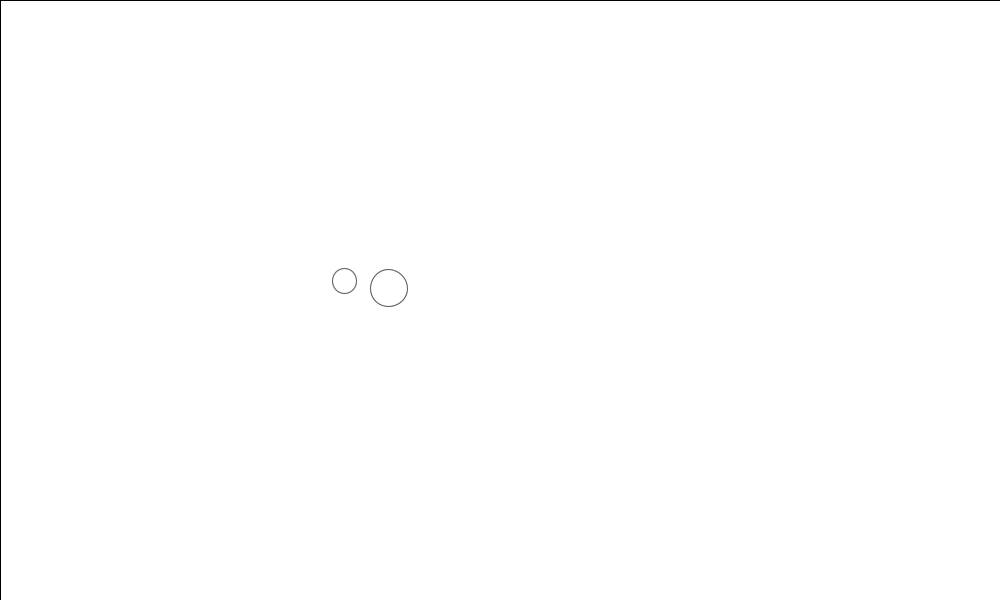
Frame 1 (no input)
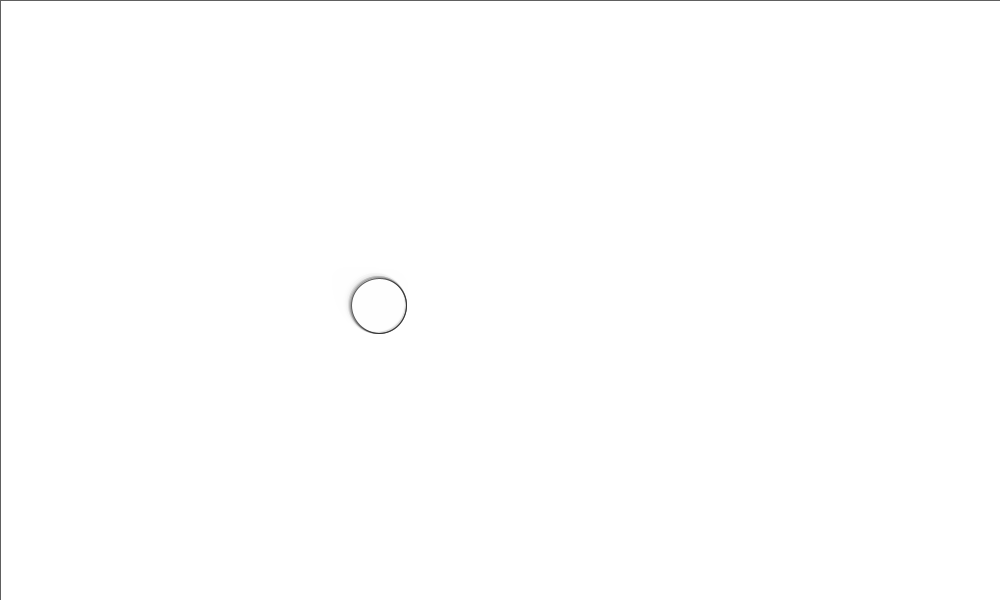
Frame 60 (the mouse pressed at the canvas centre just before this capture)
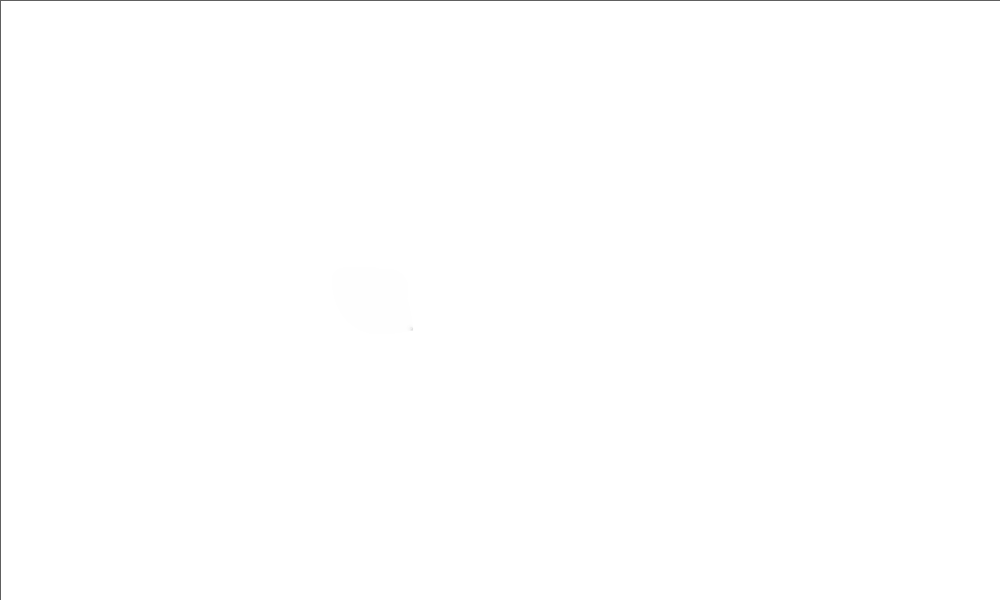
Frame 120 (the mouse held since frame 60 and released just before this capture)

The Processing sketch that drew these frames (run headless with seeded random() and noise(); from frame 60 on, the mouse is pressed at the canvas centre):

// Processing sketch: Intersecting_Circles
// ── Intersecting_Circles.pde
int circle_count = 10;
Circle[] circles = {};   

void setup()
{
    size(1000,600); 
    background(255);
    smooth();
    strokeWeight(1);

    drawCircles();
}

void draw()
{
    //background(255);
    fill(255, 100);
    rect(0, 0, width, height);
    
    for(Circle c : circles)
    {
        c.update();
    }
}

void mouseReleased()
{
    drawCircles();
}

void drawCircles()
{
    for (int i = 0; i < circle_count; i++)
    { 
        circles = (Circle[])append(circles, new Circle());
    }
}

class Circle
{
    PVector pos;
    PVector vel;
    float radius; 

    Circle ()
    {
        pos = new PVector(random(width), random(height));
        vel = new PVector(random(2), random(2));
        radius = random(100) + 10; 
    }

    void update()
    {
        pos.add(vel);
        
        if (pos.x > (width + radius)) { pos.x = 0 - radius; }
        if (pos.x < (0 - radius)) { pos.x = width + radius; }
        if (pos.y > (height + radius)) { pos.y = 0 - radius; }
        if (pos.y < (0 - radius)) { pos.y = height + radius; }
        
    for (int i = 0; i < circles.length; i++)
    {
        Circle otherCirc = circles[i];
        if (otherCirc != this)
        {  
            float dis = dist(pos.x, pos.y, otherCirc.pos.x, otherCirc.pos.y); 
            float overlap = dis - radius - otherCirc.radius; 
            if (overlap < 0)
            { 
            PVector mid = new PVector();
            if (pos.x < otherCirc.pos.x)
            {
                mid.x = pos.x + (otherCirc.pos.x - pos.x) / 2;
            } else {
                mid.x = otherCirc.pos.x + (pos.x - otherCirc.pos.x) / 2;
            }
            if (pos.y < otherCirc.pos.y)
            {
                mid.y = pos.y + (otherCirc.pos.y - pos.y) / 2;
            }
            else
            {
                mid.y = otherCirc.pos.y + (pos.y - otherCirc.pos.y) / 2;
            }
            
            stroke(0, 100);
            noFill();
            overlap *= -0.9; 
            ellipse(mid.x, mid.y, overlap, overlap);
            }
        }
        }
    }
}
